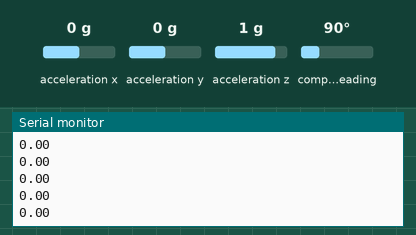
A sketch run on a simulated Arduino Uno, built with avr-gcc and run on an emulated ATmega328P. On the bench: the last lines printed to the serial monitor. The test bench sets the inputs (shaded band); at power-on: acceleration x 0 g, acceleration y 0 g, acceleration z 1 g, compass heading 90°.

Above: at 1.2 s.
1.3 s: acceleration x set to -1.4 g
At 1.33 s:
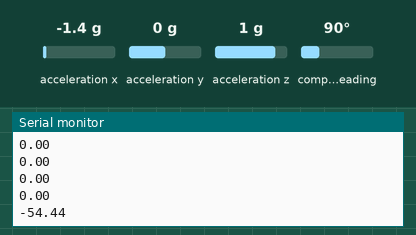
2.8 s: acceleration y set to -1.4 g
At 2.87 s:
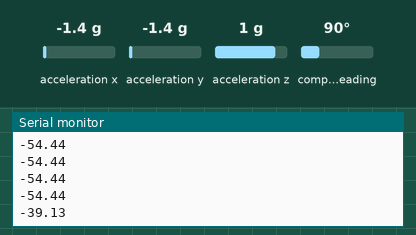
4.3 s: acceleration z set to -1.4 g
At 4.3 s:
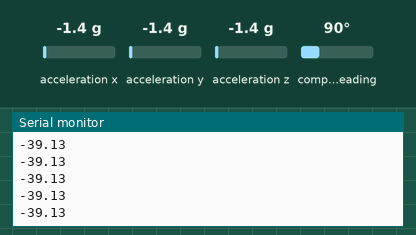
Timing chart, 0 to 7.3 s (numbered marks = the images above; inputs shaded):
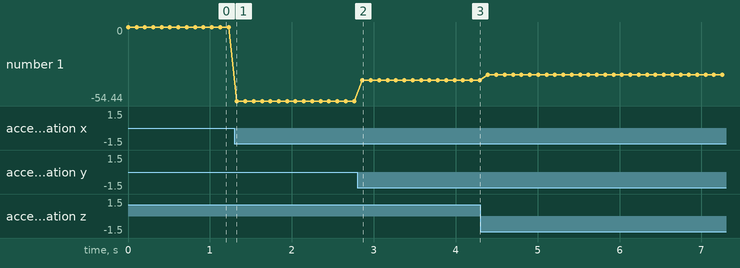

The sketch:

TT_incliometer_function.ino
```cpp
#include <Wire.h>
#include <Adafruit_Sensor.h>
#include <Adafruit_BNO055.h>
#include <utility/imumaths.h>
#define BNO055_SAMPLERATE_DELAY_MS (100)
Adafruit_BNO055 bno = Adafruit_BNO055(55, 0x28);

void Inclinometer() {
 sensors_event_t event;
  bno.getEvent(&event);
  Serial.println((float)event.orientation.y);
  uint8_t sys, gyro, accel, mag = 0;
  bno.getCalibration(&sys, &gyro, &accel, &mag);
  delay(BNO055_SAMPLERATE_DELAY_MS);
}

void setup()
{
  Serial.begin(115200);
  bno.begin();
  bno.setExtCrystalUse(true);
}

void loop()
{
 Inclinometer();
}
```

Measured:
- after the input at 1.3 s, the serial monitor: prints a new line at once (image 1)
- after the input at 2.8 s, the serial monitor: prints a new line after 0.06 s (image 2)
- plotted number 1: 0 → -54.44 after the input at 1.3 s, -54.44 → -39.13 after the input at 2.8 s, -39.13 → -35.25 after the input at 4.3 s
